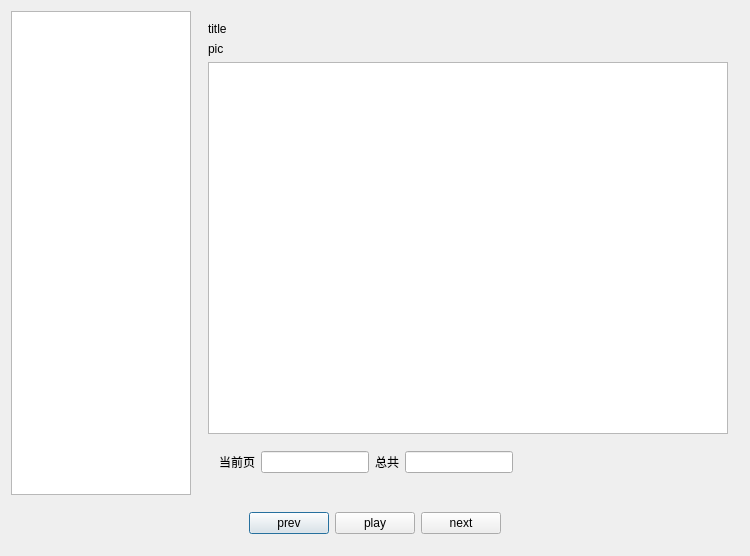
<?xml version="1.0" encoding="UTF-8"?>
<ui version="4.0">
 <class>Dialog</class>
 <widget class="QDialog" name="Dialog">
  <property name="geometry">
   <rect>
    <x>0</x>
    <y>0</y>
    <width>750</width>
    <height>556</height>
   </rect>
  </property>
  <property name="windowTitle">
   <string>Dialog</string>
  </property>
  <layout class="QGridLayout" name="gridLayout_2">
   <item row="0" column="0">
    <widget class="QListWidget" name="itemList">
     <property name="minimumSize">
      <size>
       <width>180</width>
       <height>0</height>
      </size>
     </property>
     <property name="maximumSize">
      <size>
       <width>180</width>
       <height>16777215</height>
      </size>
     </property>
     <property name="viewMode">
      <enum>QListView::ListMode</enum>
     </property>
    </widget>
   </item>
   <item row="0" column="1">
    <widget class="QWidget" name="songMenuWidget" native="true">
     <layout class="QGridLayout" name="gridLayout">
      <item row="0" column="0">
       <layout class="QVBoxLayout" name="verticalLayout">
        <item>
         <widget class="QLabel" name="labelTitle">
          <property name="text">
           <string>title</string>
          </property>
          <property name="textInteractionFlags">
           <set>Qt::LinksAccessibleByMouse</set>
          </property>
         </widget>
        </item>
        <item>
         <widget class="QLabel" name="labelPic">
          <property name="text">
           <string>pic</string>
          </property>
         </widget>
        </item>
        <item>
         <widget class="QListWidget" name="lwSongList"/>
        </item>
        <item>
         <widget class="QWidget" name="pageWidget" native="true">
          <layout class="QHBoxLayout" name="horizontalLayout_2" stretch="0,0,0,0,0">
           <item>
            <widget class="QLabel" name="label">
             <property name="text">
              <string>当前页</string>
             </property>
            </widget>
           </item>
           <item>
            <widget class="QLineEdit" name="leCurrentPage">
             <property name="sizePolicy">
              <sizepolicy hsizetype="Preferred" vsizetype="Fixed">
               <horstretch>0</horstretch>
               <verstretch>0</verstretch>
              </sizepolicy>
             </property>
            </widget>
           </item>
           <item>
            <widget class="QLabel" name="label_2">
             <property name="text">
              <string>总共</string>
             </property>
            </widget>
           </item>
           <item>
            <widget class="QLineEdit" name="leTotalPage">
             <property name="sizePolicy">
              <sizepolicy hsizetype="Preferred" vsizetype="Fixed">
               <horstretch>0</horstretch>
               <verstretch>0</verstretch>
              </sizepolicy>
             </property>
             <property name="readOnly">
              <bool>true</bool>
             </property>
            </widget>
           </item>
           <item>
            <spacer name="horizontalSpacer_2">
             <property name="orientation">
              <enum>Qt::Horizontal</enum>
             </property>
             <property name="sizeHint" stdset="0">
              <size>
               <width>155</width>
               <height>20</height>
              </size>
             </property>
            </spacer>
           </item>
          </layout>
         </widget>
        </item>
       </layout>
      </item>
     </layout>
    </widget>
   </item>
   <item row="1" column="0" colspan="2">
    <widget class="QWidget" name="playWidget" native="true">
     <layout class="QHBoxLayout" name="horizontalLayout_3">
      <item>
       <spacer name="horizontalSpacer">
        <property name="orientation">
         <enum>Qt::Horizontal</enum>
        </property>
        <property name="sizeHint" stdset="0">
         <size>
          <width>229</width>
          <height>20</height>
         </size>
        </property>
       </spacer>
      </item>
      <item>
       <layout class="QHBoxLayout" name="horizontalLayout">
        <item>
         <widget class="QPushButton" name="pbPlay_3">
          <property name="text">
           <string>prev</string>
          </property>
         </widget>
        </item>
        <item>
         <widget class="QPushButton" name="pbPlay">
          <property name="text">
           <string>play</string>
          </property>
         </widget>
        </item>
        <item>
         <widget class="QPushButton" name="pbPlay_2">
          <property name="text">
           <string>next</string>
          </property>
         </widget>
        </item>
       </layout>
      </item>
      <item>
       <spacer name="horizontalSpacer_3">
        <property name="orientation">
         <enum>Qt::Horizontal</enum>
        </property>
        <property name="sizeHint" stdset="0">
         <size>
          <width>228</width>
          <height>20</height>
         </size>
        </property>
       </spacer>
      </item>
     </layout>
    </widget>
   </item>
  </layout>
 </widget>
 <layoutdefault spacing="6" margin="11"/>
 <resources/>
 <connections/>
</ui>
